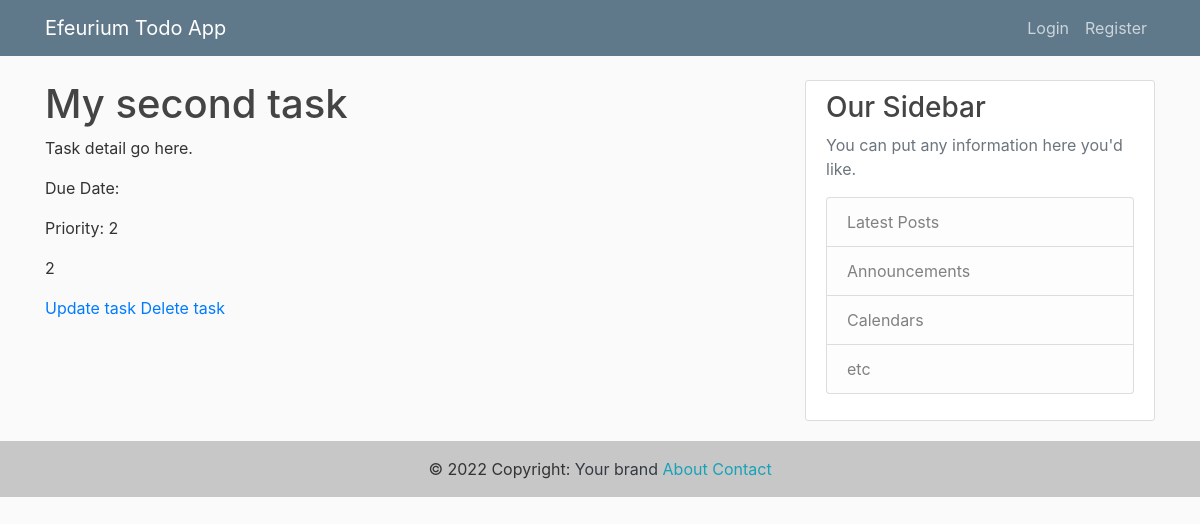
/task2/, run on the app's committed database.
### task/models.py (models this page shows)
class Task(models.Model):
    task_name = models.CharField(max_length=40)
    task_description = models.TextField()
    task_due_date = models.DateField()
    task_priority = models.IntegerField(validators=[MinValueValidator(1), MaxValueValidator(5)])

### task/views.py (the view)
# urls.py: path('task<int:task_id>/', views.task_detail, name= 'task-details'),
def task_detail(request, task_id):
    todo = Task.objects.get(id=task_id)
    context = {
        "todo": todo
    }
    return render(request, 'task/task_detail.html', context)

### task/templates/task/task_detail.html
{% extends 'task/base.html' %}
{% block content %}
    <h1>{{ todo.task_name }}</h1>
    <p>{{ todo.task_description }}</p>
    <p>Due Date: {{ todo.task_duedate }}</p>
    <p>Priority: {{ todo.task_priority }}</p>
    <p>{{ todo.id }}</p>
    <div>
        <a href="/task{{ todo.id }}/update">Update task</a>
        <a href="/task{{ todo.id }}/delete">Delete task</a>
    </div>
{% endblock content %}

### task/static/task/styles.css (style rules this page uses)
body { background: #fafafa; color: #333333; margin-top: 5rem; }
h1, h2, h3, h4, h5, h6 { color: #444444; }

### data on the page
Task: task_name "My second task", task_description "Task detail go here.", task_priority "2", id "2"
